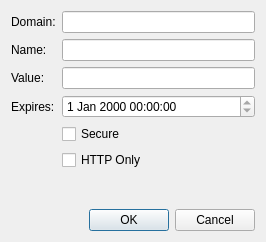
<?xml version="1.0" encoding="UTF-8"?>
<ui version="4.0">
 <class>Otter::CookiePropertiesDialog</class>
 <widget class="QDialog" name="Otter::CookiePropertiesDialog">
  <property name="geometry">
   <rect>
    <x>0</x>
    <y>0</y>
    <width>266</width>
    <height>242</height>
   </rect>
  </property>
  <property name="windowTitle">
   <string>Cookie Properties</string>
  </property>
  <layout class="QVBoxLayout" name="verticalLayout">
   <item>
    <layout class="QFormLayout" name="formLayout">
     <item row="0" column="0">
      <widget class="QLabel" name="domainLabel">
       <property name="text">
        <string>Domain:</string>
       </property>
       <property name="buddy">
        <cstring>domainLineEdit</cstring>
       </property>
      </widget>
     </item>
     <item row="1" column="0">
      <widget class="QLabel" name="nameLabel">
       <property name="text">
        <string>Name:</string>
       </property>
       <property name="buddy">
        <cstring>nameLineEdit</cstring>
       </property>
      </widget>
     </item>
     <item row="2" column="0">
      <widget class="QLabel" name="valueLabel">
       <property name="text">
        <string>Value:</string>
       </property>
       <property name="buddy">
        <cstring>valueLineEdit</cstring>
       </property>
      </widget>
     </item>
     <item row="3" column="0">
      <widget class="QLabel" name="expiresLabel">
       <property name="text">
        <string>Expires:</string>
       </property>
       <property name="buddy">
        <cstring>expiresDateTimeEdit</cstring>
       </property>
      </widget>
     </item>
     <item row="5" column="0">
      <widget class="QLabel" name="httpOnlyLabel">
       <property name="text">
        <string/>
       </property>
      </widget>
     </item>
     <item row="0" column="1">
      <widget class="QLineEdit" name="domainLineEdit">
       <property name="readOnly">
        <bool>true</bool>
       </property>
      </widget>
     </item>
     <item row="1" column="1">
      <widget class="QLineEdit" name="nameLineEdit">
       <property name="readOnly">
        <bool>true</bool>
       </property>
      </widget>
     </item>
     <item row="2" column="1">
      <widget class="QLineEdit" name="valueLineEdit">
       <property name="readOnly">
        <bool>true</bool>
       </property>
      </widget>
     </item>
     <item row="3" column="1">
      <widget class="QDateTimeEdit" name="expiresDateTimeEdit">
       <property name="readOnly">
        <bool>true</bool>
       </property>
      </widget>
     </item>
     <item row="4" column="1">
      <widget class="QCheckBox" name="secureCheckBox">
       <property name="text">
        <string>Secure</string>
       </property>
       <property name="checkable">
        <bool>false</bool>
       </property>
      </widget>
     </item>
     <item row="5" column="1">
      <widget class="QCheckBox" name="httpOnlyCheckBox">
       <property name="text">
        <string>HTTP Only</string>
       </property>
       <property name="checkable">
        <bool>false</bool>
       </property>
      </widget>
     </item>
    </layout>
   </item>
   <item>
    <widget class="QDialogButtonBox" name="buttonBox">
     <property name="orientation">
      <enum>Qt::Horizontal</enum>
     </property>
     <property name="standardButtons">
      <set>QDialogButtonBox::Cancel|QDialogButtonBox::Ok</set>
     </property>
    </widget>
   </item>
  </layout>
 </widget>
 <resources/>
 <connections>
  <connection>
   <sender>buttonBox</sender>
   <signal>accepted()</signal>
   <receiver>Otter::CookiePropertiesDialog</receiver>
   <slot>accept()</slot>
   <hints>
    <hint type="sourcelabel">
     <x>248</x>
     <y>254</y>
    </hint>
    <hint type="destinationlabel">
     <x>157</x>
     <y>274</y>
    </hint>
   </hints>
  </connection>
  <connection>
   <sender>buttonBox</sender>
   <signal>rejected()</signal>
   <receiver>Otter::CookiePropertiesDialog</receiver>
   <slot>reject()</slot>
   <hints>
    <hint type="sourcelabel">
     <x>316</x>
     <y>260</y>
    </hint>
    <hint type="destinationlabel">
     <x>286</x>
     <y>274</y>
    </hint>
   </hints>
  </connection>
 </connections>
</ui>
